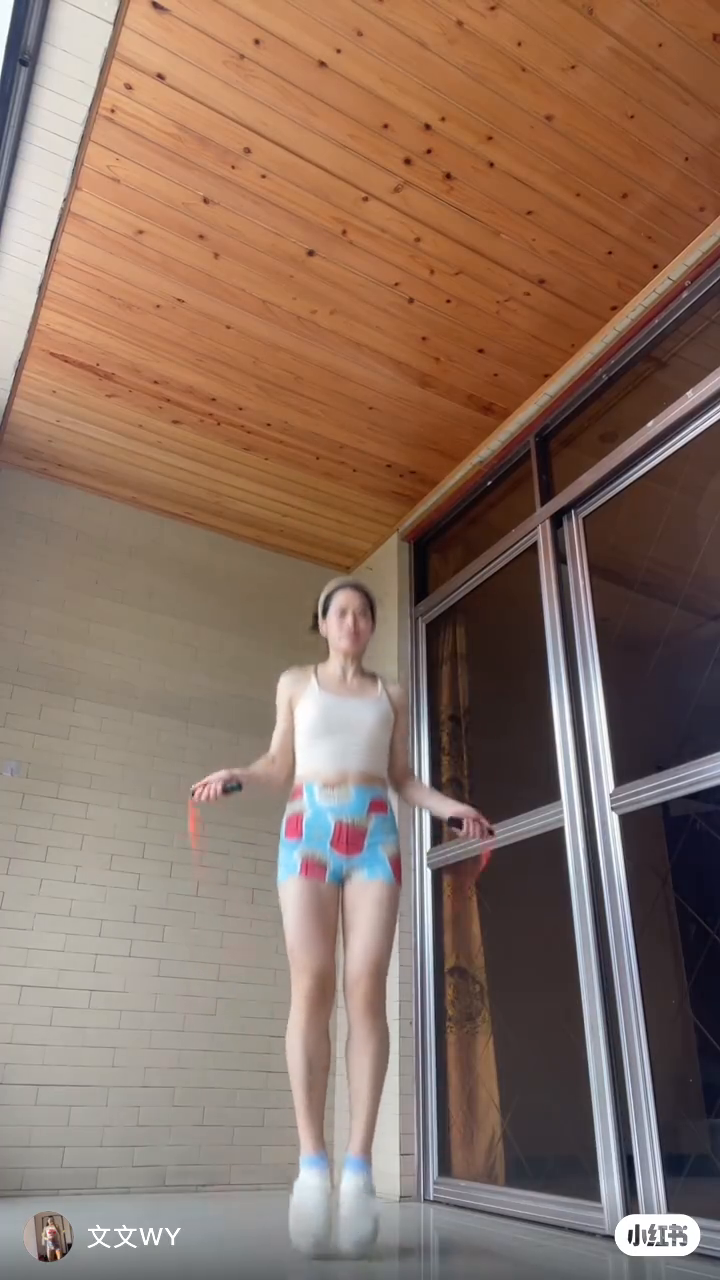
#> input picture frame 38 of twoJump.mp4, 720 x 1280 px
$ python video_detect_jump_by_rope.py
#> lines starting #> are read from the running program, lines starting #| are printed output that depends on the picture; after the words box and inside, x2 and y2 are one past the last pixel; in counts of white or black regions, pixels touching at a corner belong together
#> further down, frame is the input picture: shape (1280, 720, 3); mean B, G, R 98.3, 112.9, 138.7
import cv2
import numpy as np

def detect_rope(frame):
    hsv = cv2.cvtColor(frame, cv2.COLOR_BGR2HSV)
#> hsv: shape (1280, 720, 3); mean H, S, V 41.3, 84.2, 141.1

    low_red1 = np.array([0, 110, 110])
    high_red1 = np.array([8, 255, 255])
    low_red2 = np.array([175, 120, 120])
    high_red2 = np.array([210, 255, 255])
    mask1 = cv2.inRange(hsv, low_red1, high_red1)
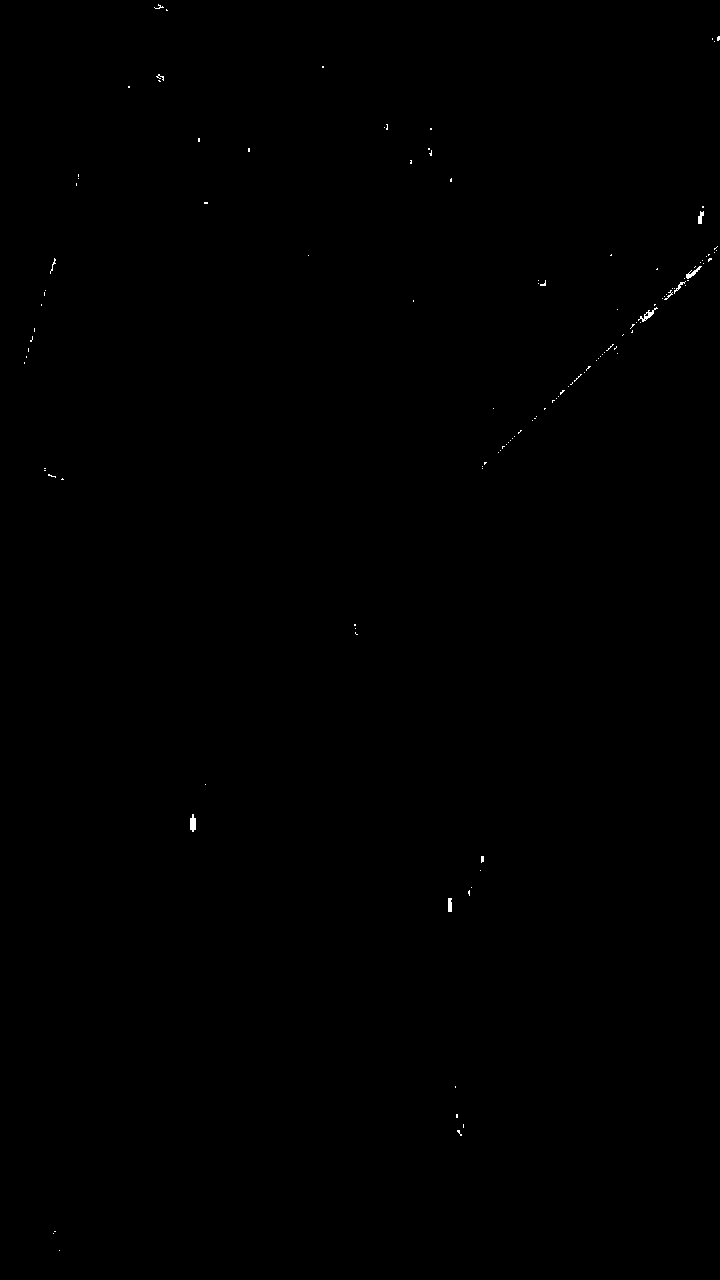
#> mask1: shape (1280, 720); 0.09% white in thin lines or dots
    mask2 = cv2.inRange(hsv, low_red2, high_red2)
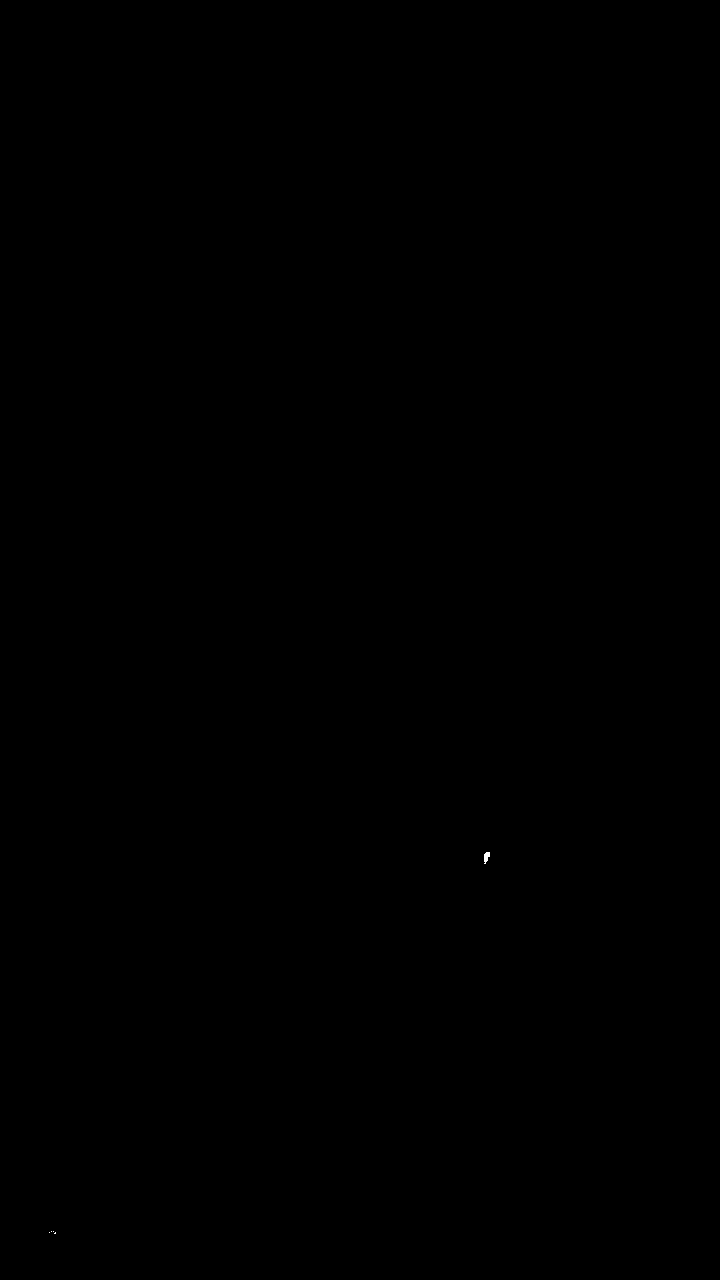
#> mask2: shape (1280, 720); 0.01% white; 5 white regions (4 under 20 px), largest, box (x1, y1, x2, y2) and area: (484, 852, 490, 864) 49
    mask = cv2.bitwise_or(mask1, mask2)
#> mask: shape (1280, 720); 0.1% white in thin lines or dots

    kernel = np.ones((3, 3), np.uint8)
    mask = cv2.morphologyEx(mask, cv2.MORPH_OPEN, kernel, iterations = 1)
#> mask: shape (1280, 720); 0.04% white; 8 white regions (2 under 20 px)
    mask = cv2.morphologyEx(mask, cv2.MORPH_CLOSE, kernel, iterations = 5)

    contours, hierarchy = cv2.findContours(mask, cv2.RETR_EXTERNAL, cv2.CHAIN_APPROX_SIMPLE)
#> contours = 8 contours, 2 with area under 20; largest, box (x1, y1, x2, y2) and area: (190, 818, 196, 830) 55, (481, 852, 490, 862) 48, (448, 898, 452, 912) 36, (698, 212, 704, 224) 32, (686, 271, 696, 278) 28, (644, 312, 653, 319) 21
    rope_mask = np.zeros_like(mask)
    mask = cv2.resize(mask, (0, 0), fx=0.5, fy=0.5)
#> mask: shape (640, 360)
    cv2.imshow("mask", mask)

    for cnt in contours:
        area = cv2.contourArea(cnt)
        if area > 2000:
            continue

        perimeter = cv2.arcLength(cnt, True)
        if perimeter == 0:
            continue
        compactness = area / (perimeter ** 2)
        if compactness < 0.005:
            continue

        # [6 lines of commented-out code are left out]
        cv2.drawContours(rope_mask, [cnt], -1, 255, -1)


        mask = cv2.resize(rope_mask, (0, 0), fx=0.5, fy=0.5)
        cv2.imshow("mask", mask)

        point = rope_mask.reshape(-1, 2)
        mid_x = int(np.mean(point[:, 0]))
        mid_y = int(np.mean(point[:, 1]))
        rope_mid_position = (mid_x, mid_y)
        return rope_mid_position, rope_mask
#> this loop made 1 pass
#> (area, perimeter, compactness, mid_x, mid_y) on pass 1: (35.5, 31.41, 0.036, 0, 0)
#> rope_mask: shape (1280, 720); 0.01% white; 1 white region, box (x1, y1, x2, y2) and area: (448, 898, 452, 912) 52
#> `rope_mid, _ = detect_rope(frame)`: rope_mid = (0, 0)
    return (None, None), None

class JumpRopeCounter:
    def __init__(self):
        self.count = 0
        self.rope_history = []
        self.highest_point = -1
        self.lowest_point = 2
        self.distance = 0
        self.threshold = 30

    def updateCount(self, frame):
        rope_mid_xy, _ = detect_rope(frame)
#> rope_mid_xy = (0, 0)
        current_rope_mid = rope_mid_xy[1]
#> current_rope_mid = 0
        print(rope_mid_xy)
#| (0, 0)
        self.rope_history.append(current_rope_mid)
        if len(self.rope_history) > 15:
            self.rope_history.pop(0)
        if len(self.rope_history) < 15:
            return self.count

        self.highest_point = max(self.rope_history)
        self.lowest_point = min(self.rope_history)
        self.distance = (self.highest_point - self.lowest_point)
        current_up_trend = current_rope_mid > self.rope_history[-1]

        if (self.distance > self.threshold and
            not current_up_trend and
            current_rope_mid < self.rope_history[-1] + 0.01):
            self.count += 1
            self.rope_history = []
            self.highest_point = -1
            self.lowest_point = 2
            self.distance = 0

        return self.count

    def resetCount(self):
        self.count = 0
        self.rope_history = []
        self.highest_point = -1
        self.lowest_point = 2
        self.distance = 0

if __name__ == '__main__':
    jump_rope = JumpRopeCounter()
    input_video = "twoJump.mp4"
    cap = cv2.VideoCapture(input_video)
    while cap.isOpened():
        ret, frame = cap.read()

        rope_mid, _ = detect_rope(frame)
        _, rope_mask = detect_rope(frame)
        count = jump_rope.updateCount(frame)
#> count = 0

        if rope_mid is not None:
            cv2.circle(frame, rope_mid, 3, (0, 0, 255), -1)
#> frame: shape (1280, 720, 3); under 0.01% of pixels changed, all inside (x1, y1, x2, y2) = (0, 0, 4, 4)
            frame[rope_mask == 255] = [0, 255, 0]
#> frame: shape (1280, 720, 3); mean B, G, R 98.3, 112.9, 138.7
            cv2.putText(
                frame,
                f"count : {count}",
                (frame.shape[1] - 200, 150),
                cv2.FONT_HERSHEY_SIMPLEX,
                1.2,
                (0, 255, 0),
                3)
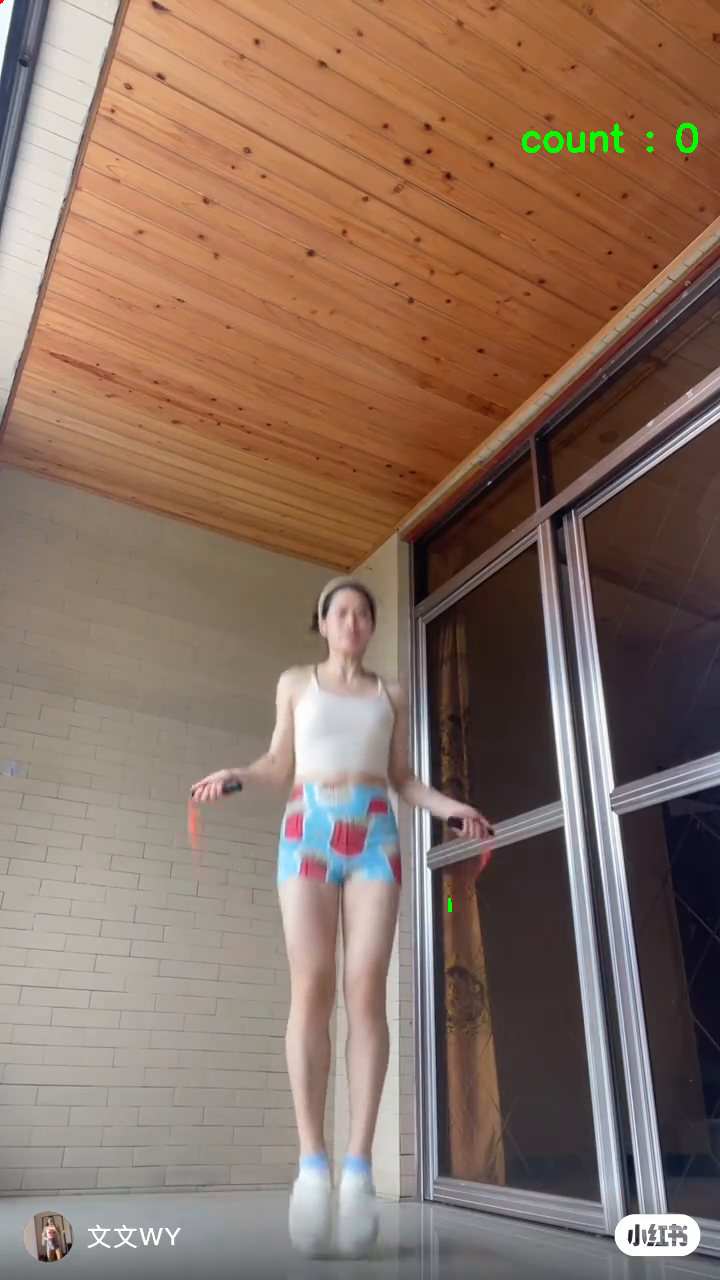
#> frame: shape (1280, 720, 3); mean B, G, R 98.2, 113.1, 138.5

        else:
            cv2.putText(
                frame,
                "No Rope detected",
                (frame.shape[1] - 200, 150),
                cv2.FONT_HERSHEY_SIMPLEX,
                1.2,
                (0, 255, 0),
                3
            )

        scale = 0.8
        frame = cv2.resize(frame, (0, 0), fx=scale, fy=scale)
#> frame: shape (1024, 576, 3)
        cv2.imshow("Jump Rope Counter", frame)
        key = cv2.waitKey(1) & 0xFF
#> (key q is pressed here)
        if key == ord("q"):
            break
        elif key == ord("r"):
            jump_rope.resetCount()
            print("Counter reset.")

    cap.release()
    cv2.destroyAllWindows()
    print(jump_rope.count)

$ run again, starting later in the video
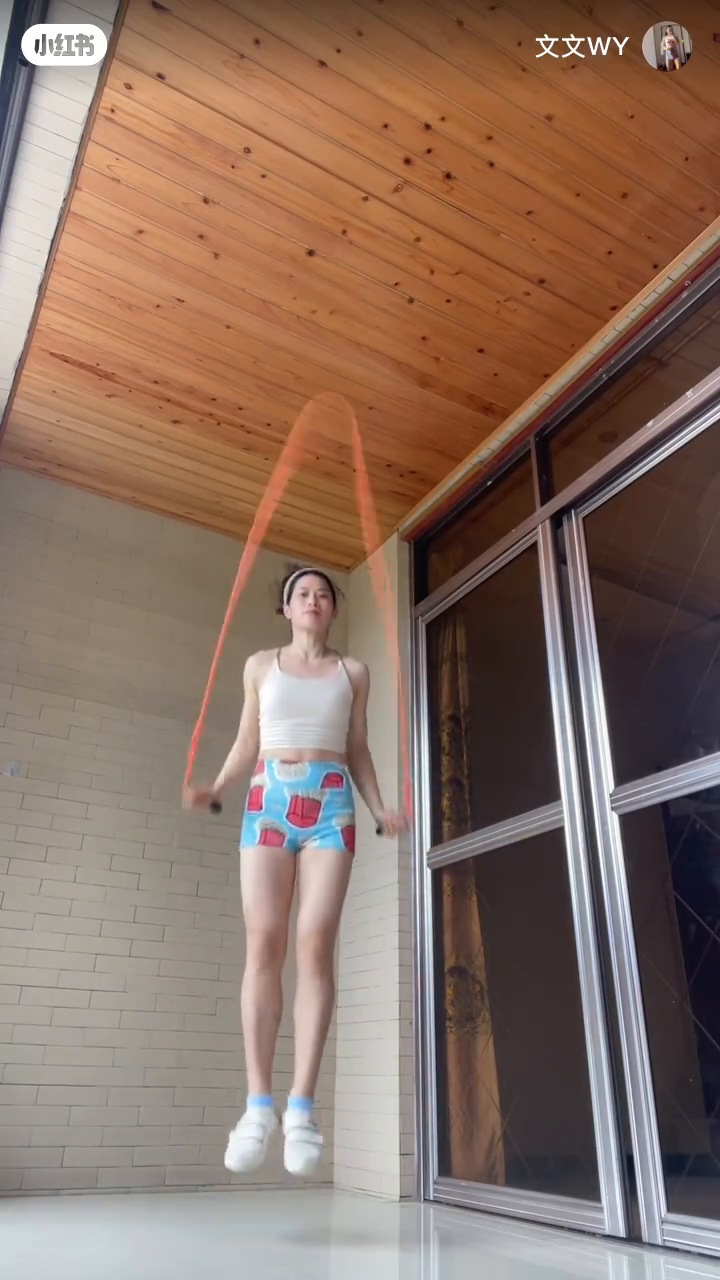
#> input picture frame 175 of twoJump.mp4, 720 x 1280 px
#> frame is the input picture: shape (1280, 720, 3); mean B, G, R 99.6, 113.4, 138.7
#> hsv: shape (1280, 720, 3); mean H, S, V 40.4, 83.7, 141.2
#> in detect_rope, `mask1 = cv2.inRange(hsv, low_red1, high_red1)`:
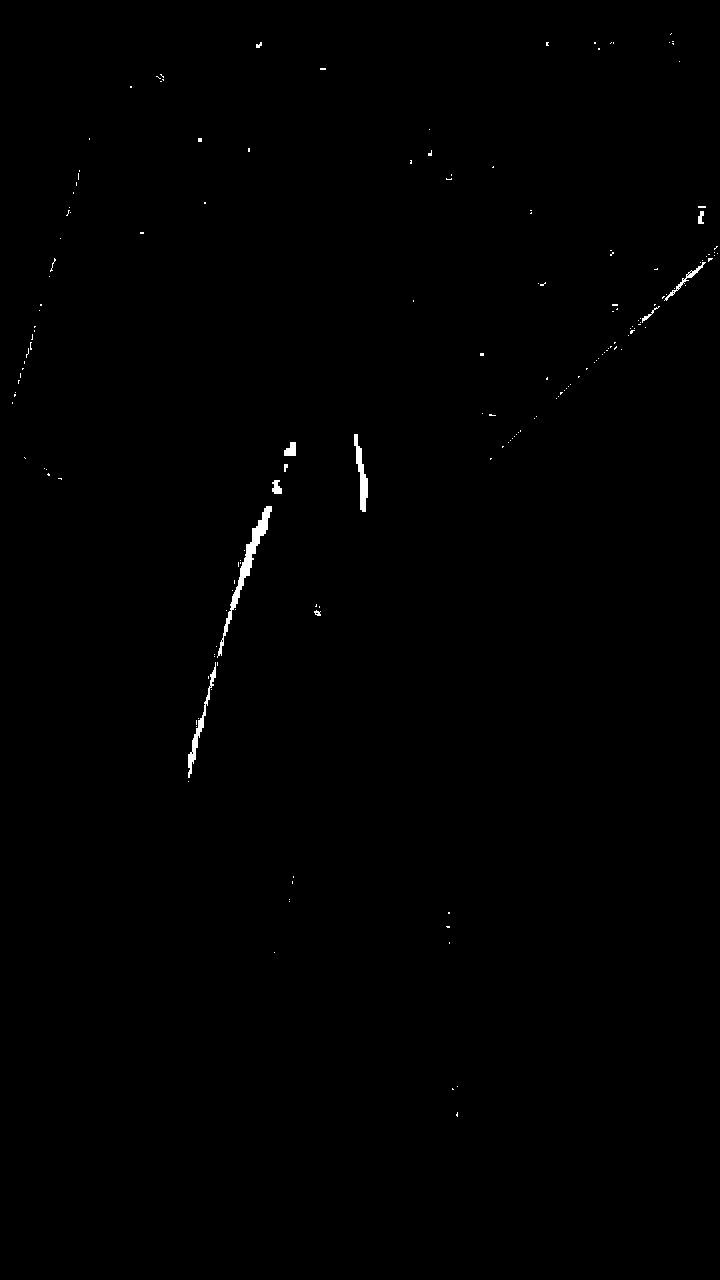
#> mask1: shape (1280, 720); 0.34% white; 169 white regions (158 under 20 px), largest, box (x1, y1, x2, y2) and area: (217, 506, 272, 658) 1035, (354, 434, 368, 512) 472, (188, 662, 216, 778) 464
#> mask2: shape (1280, 720); 0% white in thin lines or dots, all inside (x1, y1, x2, y2) = (258, 788, 408, 829)
#> contours = 15 contours, 7 with area under 20; largest, box (x1, y1, x2, y2) and area: (218, 506, 272, 654) 838, (354, 434, 368, 512) 386, (188, 695, 210, 774) 253, (284, 442, 296, 468) 140, (272, 480, 282, 494) 71, (688, 266, 701, 278) 40, (698, 211, 704, 224) 35, (210, 670, 216, 682) 34
#> the loop in detect_rope, `for cnt in contours:` made 1 pass
#> (area, perimeter, compactness, mid_x, mid_y) on pass 1: (253, 186.3, 0.00729, 0, 0)
#> rope_mid = (0, 0)
#> current_rope_mid = 0
#| (0, 0)
#> `cv2.putText( frame, f"count : {count}", (frame.shape[1] - 200, 150), c..`:
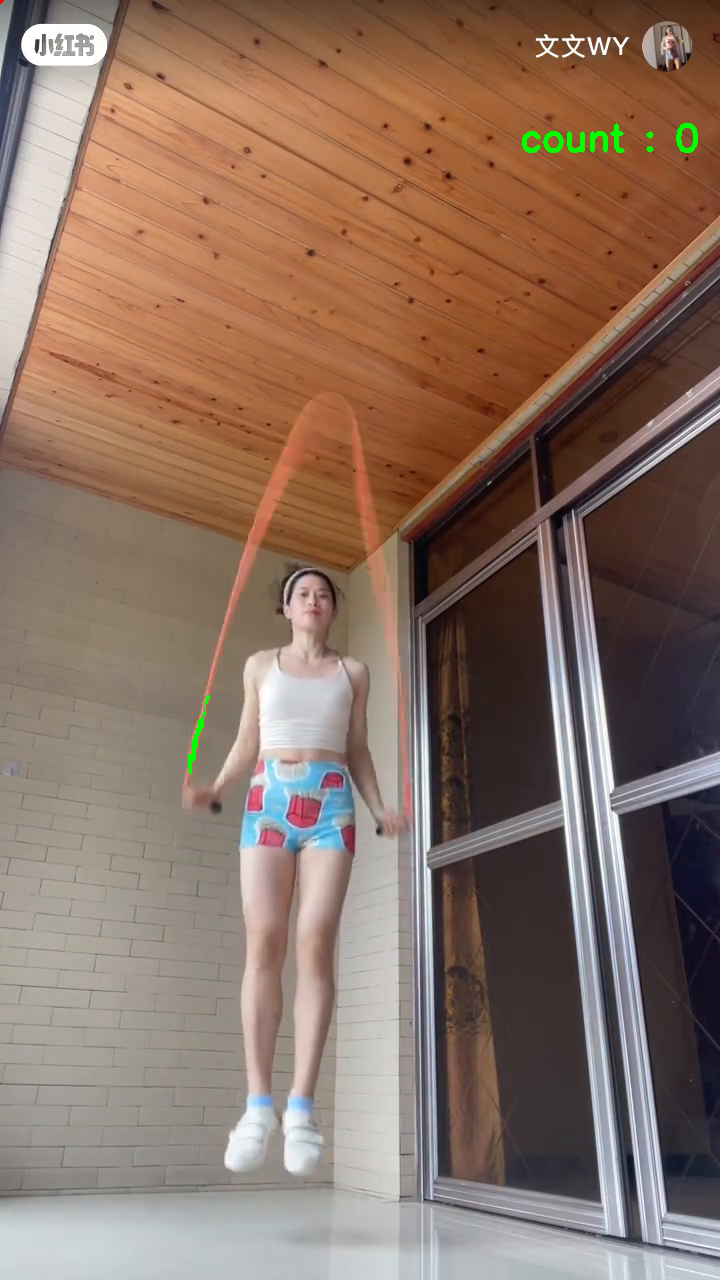
#> frame: shape (1280, 720, 3); mean B, G, R 99.5, 113.8, 138.4
